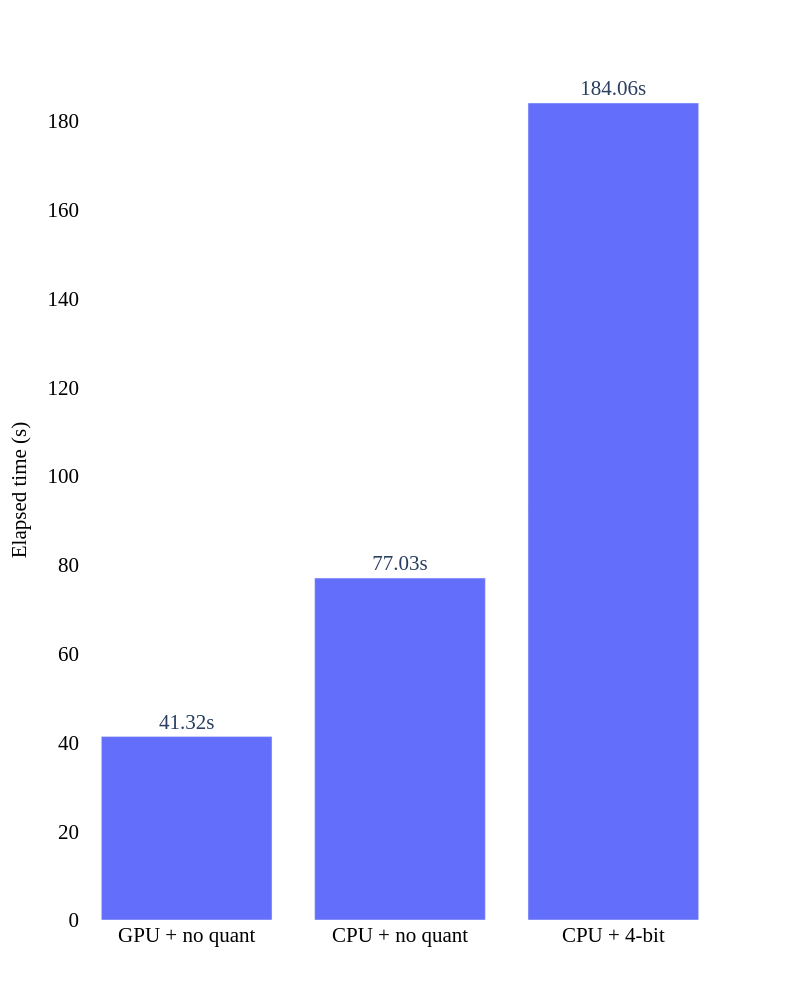

The notebook cell saved with this chart:
### Code cell
def complete_task_4():
    setups = [('1', "none", "GPU + no quant"),
              ('0', "none", "CPU + no quant"),
              ('0', 4,      "CPU + 4-bit")]

    results = [time_one_run(use_gpu, quant_bits, name) for use_gpu, quant_bits, name in setups]
    df_time = pd.DataFrame(results)

    # Keep only successful runs for plotting
    df_ok = df_time[df_time["return_code"] == 0].copy()
    df_ok

    fig = px.bar(df_ok, x="setup", y="elapsed_sec", text="elapsed_sec")
    fig.update_traces(texttemplate="%{text:.2f}s", textposition="outside")
    fig.update_layout(xaxis_title="", yaxis_title="Elapsed time (s)")

    fig = update_plotly_layout(fig, y_axis_title="Elapsed time (s)", x_axis_title="", height=1000)
    fig.show()


complete_task_4()

### Figure 1 — Plotly figure (JSON) as saved in the notebook; plotly's stock layout.template omitted (floating-point values rounded to 4 significant figures)
{"data": [{"hovertemplate": "setup=%{x}<br>elapsed_sec=%{text}<extra></extra>", "legendgroup": "", "marker": {"color": "#636efa", "pattern": {"shape": ""}}, "name": "", "orientation": "v", "showlegend": false, "text": [41.32, 77.03, 184.1], "textposition": "outside", "texttemplate": "%{text:.2f}s", "type": "bar", "x": ["GPU + no quant", "CPU + no quant", "CPU + 4-bit"], "xaxis": "x", "y": [41.32, 77.03, 184.1], "yaxis": "y"}], "layout": {"barmode": "relative", "font": {"family": "Times New Roman", "size": 21}, "height": 1000, "legend": {"bgcolor": "rgba(0,0,0,0)", "font": {"family": "Times New Roman", "size": 21}, "orientation": "h", "tracegroupgap": 0, "x": 0.3, "y": 1.1}, "margin": {"t": 60}, "plot_bgcolor": "#FFFFFF", "width": 800, "xaxis": {"color": "#000000", "tickfont": {"family": "Times New Roman", "size": 21}, "title": {"font": {"color": "#000000", "family": "Times New Roman", "size": 21}, "text": ""}}, "yaxis": {"color": "#000000", "tickfont": {"family": "Times New Roman", "size": 21}, "title": {"font": {"color": "#000000", "family": "Times New Roman", "size": 21}, "text": "Elapsed time (s)"}}}}
